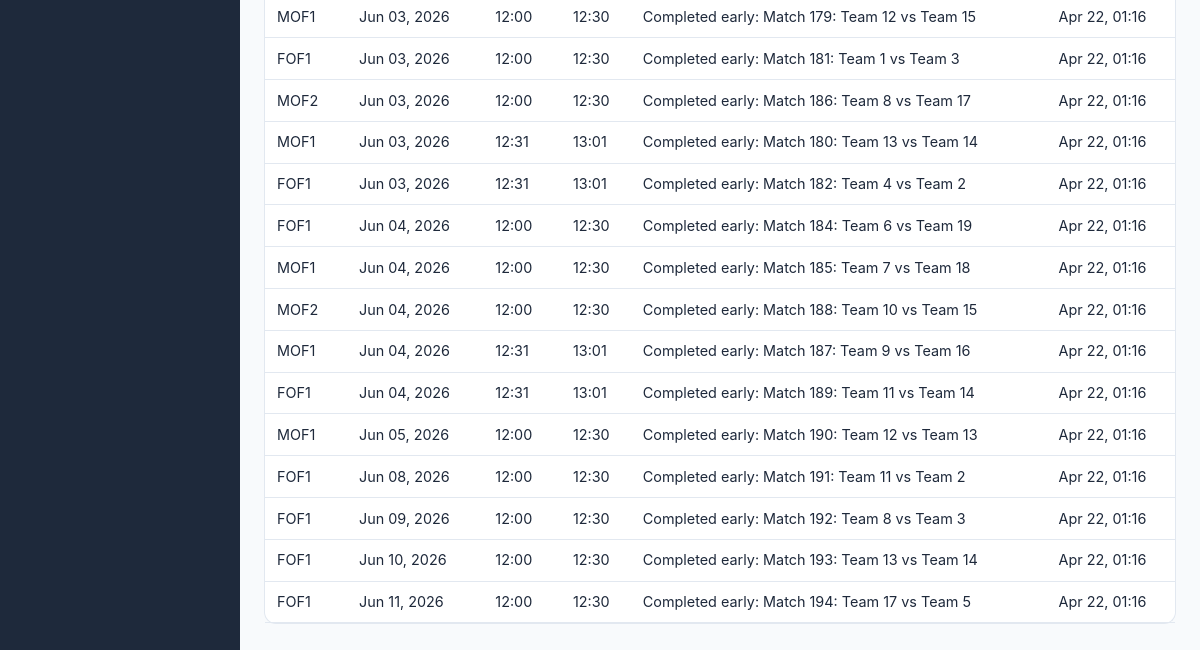
The page /open-slots/ (signed in, lower part) on the database as committed earlier.
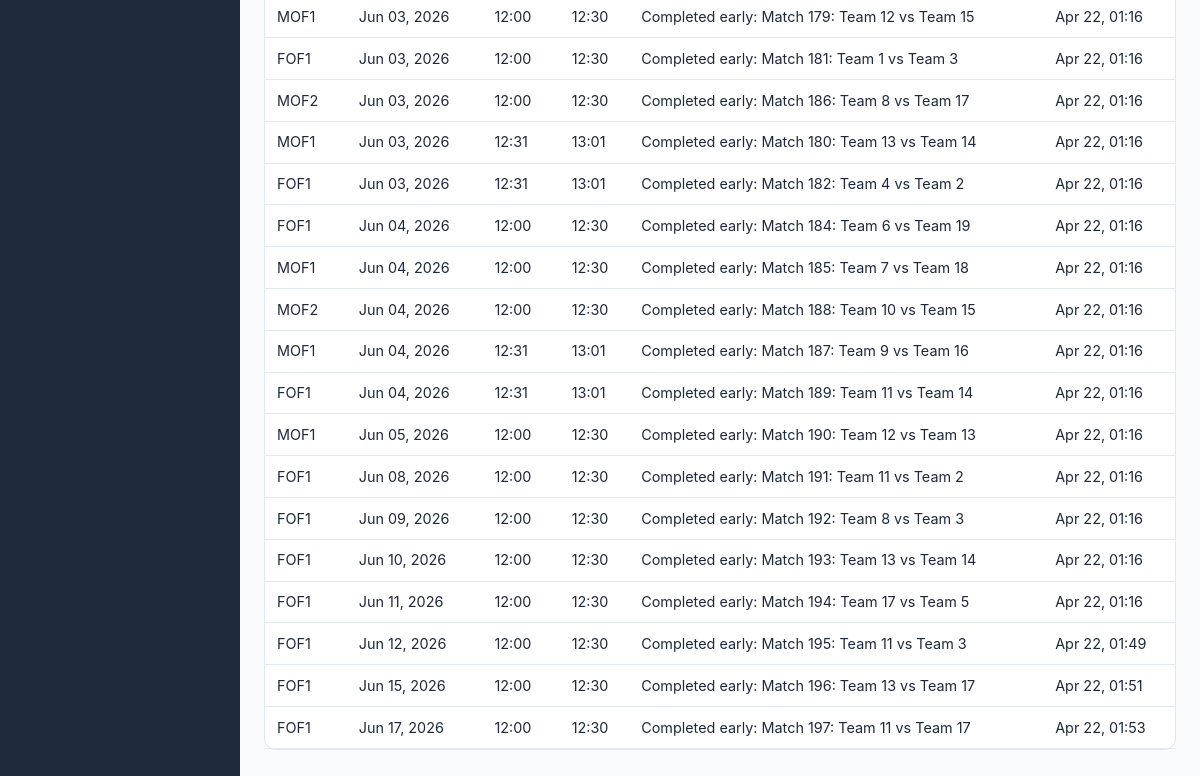
The same page on the database as committed later.
### core/models.py (models this page shows, shortened)
class OpenSlot(models.Model):
    tournament = models.ForeignKey(
        Tournament, on_delete=models.CASCADE, related_name="open_slots"
    )
    court = models.ForeignKey(Court, on_delete=models.CASCADE)
    start_time = models.DateTimeField()
    end_time = models.DateTimeField()
    reason = models.CharField(max_length=200, default="")
    created_at = models.DateTimeField(auto_now_add=True)
    class Meta:
        ordering = ["start_time"]

class Court(models.Model):
    tournament = models.ForeignKey(
        Tournament, on_delete=models.CASCADE, related_name="courts"
    )
    name = models.CharField(max_length=100)
    is_available = models.BooleanField(default=True)
    class Meta:
        unique_together = ["tournament", "name"]

### core/views.py (the view)
# urls.py: path("open-slots/", views.open_slots_view, name="open_slots"),
@login_required
def open_slots_view(request):
    tournament = _get_tournament(request)
    if tournament:
        _expire_no_show_reports(tournament)
    context = {
        "tournament": tournament,
        "slots": [],
        **_tournament_context(request, tournament),
    }
    if tournament:
        _sync_open_slots_for_tournament(tournament)
        context["slots"] = tournament.open_slots.select_related("court").filter(end_time__gt=timezone.now())
    return _render_refreshable_page(
        request,
        "core/open_slots.html",
        "core/partials/open_slots_content.html",
        context,
    )

### core/models.py (called while the page is built)
    def __str__(self):
        t1 = self.team1.name if self.team1 else "TBD"
        t2 = self.team2.name if self.team2 else "TBD"
        return f"Match {self.match_number}: {t1} vs {t2}"

### core/views.py (called while the page is built)
def _get_available_tournaments():
    return Tournament.objects.annotate(
        team_count=Count("teams", distinct=True),
        match_count=Count("matches", distinct=True),
    ).annotate(
        status_rank=db_models.Case(
            db_models.When(status="active", then=db_models.Value(0)),
            db_models.When(status="registration_open", then=db_models.Value(1)),
            db_models.When(status="ready", then=db_models.Value(2)),
            db_models.When(status="scheduled", then=db_models.Value(3)),
            db_models.When(status="setup", then=db_models.Value(4)),
            db_models.When(status="completed", then=db_models.Value(5)),
            default=db_models.Value(6),
            output_field=db_models.IntegerField(),
        )
    ).order_by("status_rank", "-created_at")

def _is_organizer(user):
    return user.is_staff or user.is_superuser

def _has_dual_roles(user):
    if not _is_organizer(user):
        return False
    return user.memberships.exists()

### templates/core/open_slots.html (shortened to what this page needs)
{% extends "core/base.html" %}
{% block content %}
<div id="open-slots-live-region" data-auto-refresh="true" data-refresh-interval="10000">
    {% include "core/partials/open_slots_content.html" %}
</div>
{% endblock %}

### templates/core/partials/open_slots_content.html (shortened to what this page needs)
{% if tournament %}
<div class="card">
    <div class="table-container">
    <table>
        <tbody>
        {% for slot in slots %}
        <tr>
            <td>{{ slot.court.name }}</td>
            <td>{{ slot.start_time|date:"M d, Y" }}</td>
            <td>{{ slot.start_time|date:"H:i" }}</td>
            <td>{{ slot.end_time|date:"H:i" }}</td>
            <td>{{ slot.reason }}</td>
            <td>{{ slot.created_at|date:"M d, H:i" }}</td>
        </tr>
        {% empty %}
        <tr><td colspan="6" class="text-center text-muted">No open slots available.</td></tr>
        {% endfor %}
        </tbody>
    </table>
    </div>
</div>
{% else %}
<p class="text-muted">No tournament active.</p>
{% endif %}

Rows that differ between the two databases and show on the page:
added OpenSlot: court.name "FOF1", start_time "Jun 12, 2026", start_time "12:00", end_time "12:30", reason "Completed early: Match 195: Team 11 vs Team 3", created_at "Apr 22, 01:49"
added OpenSlot: court.name "FOF1", start_time "Jun 15, 2026", start_time "12:00", end_time "12:30", reason "Completed early: Match 196: Team 13 vs Team 17", created_at "Apr 22, 01:51"
added OpenSlot: court.name "FOF1", start_time "Jun 17, 2026", start_time "12:00", end_time "12:30", reason "Completed early: Match 197: Team 11 vs Team 17", created_at "Apr 22, 01:53"
